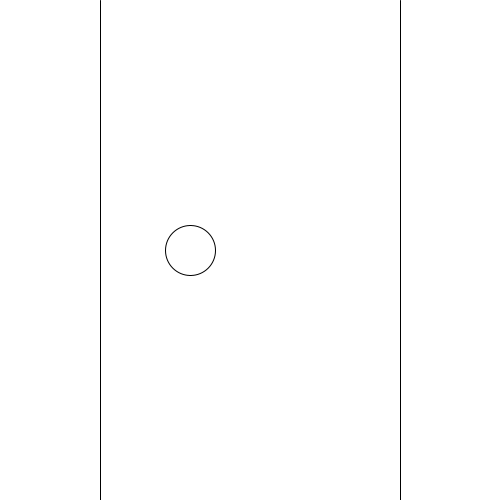
Frame 1 (no input)
Frame 60 (the mouse pressed at the canvas centre just before this capture): identical to frame 1, image omitted
Frame 120 (the mouse held since frame 60 and released just before this capture): identical to frame 1, image omitted

The Processing sketch that drew this single still picture (run headless with seeded random() and noise(); from frame 60 on, the mouse is pressed at the canvas centre):

// Processing sketch: sketch_250527e_lerp
// ── sketch_250527e_lerp.pde
//lerp(start, stop, amt)

void setup(){
  size( 500, 500 );
}

void draw(){
  background( 255 );
  
  line( 100, 0, 100, height );
  line( 400, 0, 400, height );
  
  float x = lerp( 100, 400, 0.3 );
  circle( x, 250, 50 );

}
